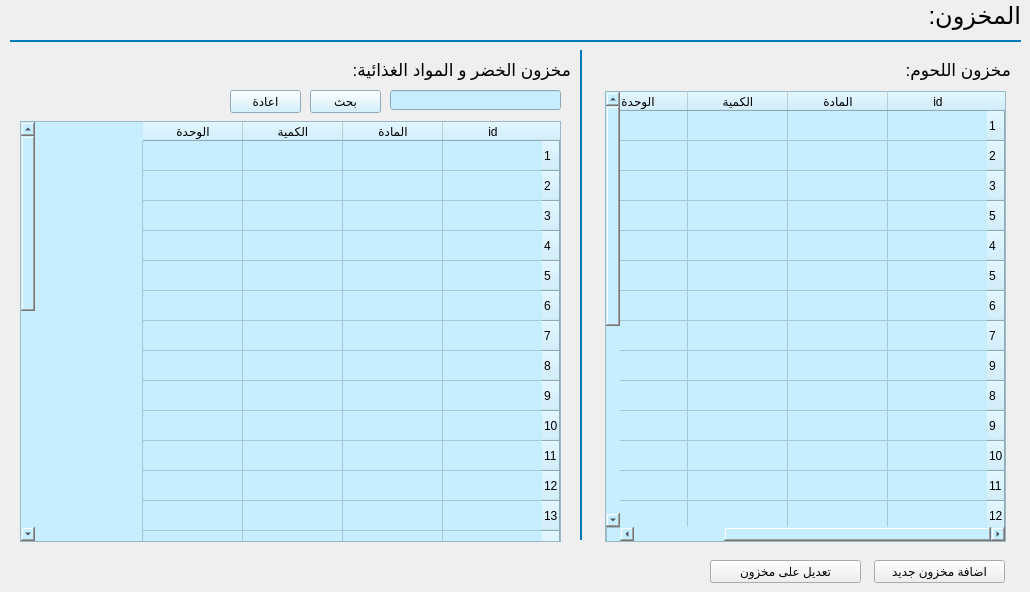
            <widget class="QWidget" name="stock">
             <widget class="QLabel" name="label_5">
              <property name="geometry">
               <rect>
                <x>860</x>
                <y>0</y>
                <width>161</width>
                <height>31</height>
               </rect>
              </property>
              <property name="font">
               <font>
                <pointsize>18</pointsize>
               </font>
              </property>
              <property name="layoutDirection">
               <enum>Qt::RightToLeft</enum>
              </property>
              <property name="text">
               <string>المخزون:</string>
              </property>
             </widget>
             <widget class="QWidget" name="widget_4" native="true">
              <property name="geometry">
               <rect>
                <x>10</x>
                <y>40</y>
                <width>1011</width>
                <height>2</height>
               </rect>
              </property>
              <property name="sizePolicy">
               <sizepolicy hsizetype="Preferred" vsizetype="Fixed">
                <horstretch>0</horstretch>
                <verstretch>0</verstretch>
               </sizepolicy>
              </property>
              <property name="minimumSize">
               <size>
                <width>0</width>
                <height>2</height>
               </size>
              </property>
              <property name="maximumSize">
               <size>
                <width>16777215</width>
                <height>2</height>
               </size>
              </property>
              <property name="styleSheet">
               <string notr="true">background-color: rgb(5, 122, 185);</string>
              </property>
              <widget class="QWidget" name="widget_8" native="true">
               <property name="geometry">
                <rect>
                 <x>0</x>
                 <y>0</y>
                 <width>1011</width>
                 <height>2</height>
                </rect>
               </property>
               <property name="sizePolicy">
                <sizepolicy hsizetype="Preferred" vsizetype="Fixed">
                 <horstretch>0</horstretch>
                 <verstretch>0</verstretch>
                </sizepolicy>
               </property>
               <property name="minimumSize">
                <size>
                 <width>0</width>
                 <height>2</height>
                </size>
               </property>
               <property name="maximumSize">
                <size>
                 <width>16777215</width>
                 <height>2</height>
                </size>
               </property>
               <property name="styleSheet">
                <string notr="true">background-color: rgb(5, 122, 185);</string>
               </property>
              </widget>
             </widget>
             <widget class="QLabel" name="label_9">
              <property name="geometry">
               <rect>
                <x>890</x>
                <y>60</y>
                <width>121</width>
                <height>20</height>
               </rect>
              </property>
              <property name="font">
               <font>
                <pointsize>13</pointsize>
               </font>
              </property>
              <property name="layoutDirection">
               <enum>Qt::RightToLeft</enum>
              </property>
              <property name="text">
               <string>مخزون اللحوم:</string>
              </property>
             </widget>
             <widget class="QLabel" name="label_10">
              <property name="geometry">
               <rect>
                <x>350</x>
                <y>60</y>
                <width>221</width>
                <height>20</height>
               </rect>
              </property>
              <property name="font">
               <font>
                <pointsize>13</pointsize>
               </font>
              </property>
              <property name="layoutDirection">
               <enum>Qt::RightToLeft</enum>
              </property>
              <property name="text">
               <string>مخزون الخضر و المواد الغذائية:</string>
              </property>
             </widget>
             <widget class="QWidget" name="widget_9" native="true">
              <property name="geometry">
               <rect>
                <x>580</x>
                <y>50</y>
                <width>2</width>
                <height>490</height>
               </rect>
              </property>
              <property name="sizePolicy">
               <sizepolicy hsizetype="Preferred" vsizetype="Fixed">
                <horstretch>0</horstretch>
                <verstretch>0</verstretch>
               </sizepolicy>
              </property>
              <property name="minimumSize">
               <size>
                <width>2</width>
                <height>20</height>
               </size>
              </property>
              <property name="maximumSize">
               <size>
                <width>2</width>
                <height>16777215</height>
               </size>
              </property>
              <property name="styleSheet">
               <string notr="true">background-color: rgb(5, 122, 185);</string>
              </property>
             </widget>
             <widget class="QTableWidget" name="tableWidget">
              <property name="geometry">
               <rect>
                <x>20</x>
                <y>121</y>
                <width>541</width>
                <height>421</height>
               </rect>
              </property>
              <property name="cursor" stdset="0">
               <cursorShape>ForbiddenCursor</cursorShape>
              </property>
              <property name="layoutDirection">
               <enum>Qt::RightToLeft</enum>
              </property>
              <property name="styleSheet">
               <string notr="true">background-color: rgb(199, 238, 255);</string>
              </property>
              <property name="editTriggers">
               <set>QAbstractItemView::NoEditTriggers</set>
              </property>
              <property name="selectionMode">
               <enum>QAbstractItemView::SingleSelection</enum>
              </property>
              <row>
               <property name="text">
                <string>1</string>
               </property>
              </row>
              <row>
               <property name="text">
                <string>2</string>
               </property>
              </row>
              <row>
               <property name="text">
                <string>3</string>
               </property>
              </row>
              <row>
               <property name="text">
                <string>4</string>
               </property>
              </row>
              <row>
               <property name="text">
                <string>5</string>
               </property>
              </row>
              <row>
               <property name="text">
                <string>6</string>
               </property>
              </row>
              <row>
               <property name="text">
                <string>7</string>
               </property>
              </row>
              <row>
               <property name="text">
                <string>8</string>
               </property>
              </row>
              <row>
               <property name="text">
                <string>9</string>
               </property>
              </row>
              <row>
               <property name="text">
                <string>10</string>
               </property>
              </row>
              <row>
               <property name="text">
                <string>11</string>
               </property>
              </row>
              <row>
               <property name="text">
                <string>12</string>
               </property>
              </row>
              <row>
               <property name="text">
                <string>13</string>
               </property>
              </row>
              <row>
               <property name="text">
                <string>14</string>
               </property>
              </row>
              <row>
               <property name="text">
                <string>15</string>
               </property>
              </row>
              <row>
               <property name="text">
                <string>16</string>
               </property>
              </row>
              <row>
               <property name="text">
                <string>17</string>
               </property>
              </row>
              <row>
               <property name="text">
                <string>18</string>
               </property>
              </row>
              <row>
               <property name="text">
                <string>19</string>
               </property>
              </row>
              <row>
               <property name="text">
                <string>20</string>
               </property>
              </row>
              <row>
               <property name="text">
                <string>21</string>
               </property>
              </row>
              <row>
               <property name="text">
                <string>22</string>
               </property>
              </row>
              <row>
               <property name="text">
                <string>23</string>
               </property>
              </row>
              <row>
               <property name="text">
                <string>24</string>
               </property>
              </row>
              <row>
               <property name="text">
                <string>25</string>
               </property>
              </row>
              <row>
               <property name="text">
                <string>26</string>
               </property>
              </row>
              <row>
               <property name="text">
                <string>27</string>
               </property>
              </row>
              <row>
               <property name="text">
                <string>28</string>
               </property>
              </row>
              <row>
               <property name="text">
                <string>29</string>
               </property>
              </row>
              <column>
               <property name="text">
                <string>id</string>
               </property>
              </column>
              <column>
               <property name="text">
                <string>المادة</string>
               </property>
              </column>
              <column>
               <property name="text">
                <string>الكمية</string>
               </property>
              </column>
              <column>
               <property name="text">
                <string>الوحدة</string>
               </property>
              </column>
             </widget>
             <widget class="QTableWidget" name="tableWidget_2">
              <property name="geometry">
               <rect>
                <x>605</x>
                <y>91</y>
                <width>401</width>
                <height>451</height>
               </rect>
              </property>
              <property name="cursor" stdset="0">
               <cursorShape>ForbiddenCursor</cursorShape>
              </property>
              <property name="layoutDirection">
               <enum>Qt::RightToLeft</enum>
              </property>
              <property name="styleSheet">
               <string notr="true">background-color: rgb(199, 238, 255);</string>
              </property>
              <property name="editTriggers">
               <set>QAbstractItemView::NoEditTriggers</set>
              </property>
              <property name="selectionMode">
               <enum>QAbstractItemView::SingleSelection</enum>
              </property>
              <row>
               <property name="text">
                <string>1</string>
               </property>
              </row>
              <row>
               <property name="text">
                <string>2</string>
               </property>
              </row>
              <row>
               <property name="text">
                <string>3</string>
               </property>
              </row>
              <row>
               <property name="text">
                <string>5</string>
               </property>
              </row>
              <row>
               <property name="text">
                <string>4</string>
               </property>
              </row>
              <row>
               <property name="text">
                <string>5</string>
               </property>
              </row>
              <row>
               <property name="text">
                <string>6</string>
               </property>
              </row>
              <row>
               <property name="text">
                <string>7</string>
               </property>
              </row>
              <row>
               <property name="text">
                <string>9</string>
               </property>
              </row>
              <row>
               <property name="text">
                <string>8</string>
               </property>
              </row>
              <row>
               <property name="text">
                <string>9</string>
               </property>
              </row>
              <row>
               <property name="text">
                <string>10</string>
               </property>
              </row>
              <row>
               <property name="text">
                <string>11</string>
               </property>
              </row>
              <row>
               <property name="text">
                <string>12</string>
               </property>
              </row>
              <row>
               <property name="text">
                <string>13</string>
               </property>
              </row>
              <row>
               <property name="text">
                <string>14</string>
               </property>
              </row>
              <row>
               <property name="text">
                <string>15</string>
               </property>
              </row>
              <row>
               <property name="text">
                <string>16</string>
               </property>
              </row>
              <row>
               <property name="text">
                <string>17</string>
               </property>
              </row>
              <row>
               <property name="text">
                <string>18</string>
               </property>
              </row>
              <row>
               <property name="text">
                <string>19</string>
               </property>
              </row>
              <row>
               <property name="text">
                <string>20</string>
               </property>
              </row>
              <row>
               <property name="text">
                <string>21</string>
               </property>
              </row>
              <row>
               <property name="text">
                <string>23</string>
               </property>
              </row>
              <column>
               <property name="text">
                <string>id</string>
               </property>
              </column>
              <column>
               <property name="text">
                <string>المادة</string>
               </property>
              </column>
              <column>
               <property name="text">
                <string>الكمية</string>
               </property>
              </column>
              <column>
               <property name="text">
                <string>الوحدة</string>
               </property>
              </column>
             </widget>
             <widget class="QLineEdit" name="lineEdit">
              <property name="geometry">
               <rect>
                <x>390</x>
                <y>90</y>
                <width>171</width>
                <height>20</height>
               </rect>
              </property>
              <property name="layoutDirection">
               <enum>Qt::RightToLeft</enum>
              </property>
              <property name="styleSheet">
               <string notr="true">background-color: rgb(199, 238, 255);</string>
              </property>
              <property name="text">
               <string/>
              </property>
             </widget>
             <widget class="QPushButton" name="pushButton_8">
              <property name="geometry">
               <rect>
                <x>310</x>
                <y>90</y>
                <width>71</width>
                <height>23</height>
               </rect>
              </property>
              <property name="layoutDirection">
               <enum>Qt::LeftToRight</enum>
              </property>
              <property name="styleSheet">
               <string notr="true">background-color: rgb(199, 238, 255);</string>
              </property>
              <property name="text">
               <string>بحث</string>
              </property>
             </widget>
             <widget class="QPushButton" name="pushButton_9">
              <property name="geometry">
               <rect>
                <x>230</x>
                <y>90</y>
                <width>71</width>
                <height>23</height>
               </rect>
              </property>
              <property name="layoutDirection">
               <enum>Qt::LeftToRight</enum>
              </property>
              <property name="styleSheet">
               <string notr="true">background-color: rgb(199, 238, 255);</string>
              </property>
              <property name="text">
               <string>اعادة</string>
              </property>
             </widget>
             <widget class="QPushButton" name="pushButton_10">
              <property name="geometry">
               <rect>
                <x>874</x>
                <y>560</y>
                <width>131</width>
                <height>23</height>
               </rect>
              </property>
              <property name="text">
               <string>اضافة مخزون جديد</string>
              </property>
             </widget>
             <widget class="QPushButton" name="pushButton_11">
              <property name="geometry">
               <rect>
                <x>710</x>
                <y>560</y>
                <width>151</width>
                <height>23</height>
               </rect>
              </property>
              <property name="text">
               <string>تعديل على مخزون</string>
              </property>
             </widget>
            </widget>
